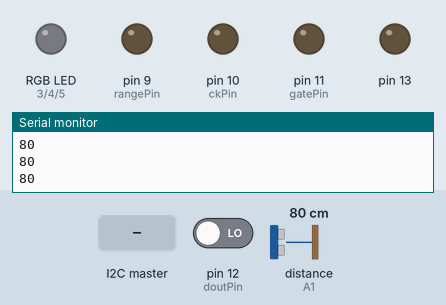
Simulated run of this sketch. Board: Arduino Uno, built with avr-gcc and run on an emulated ATmega328P. Parts: an RGB LED mixed from three pins (HIGH = lit), output pins drawn as LEDs (lit = HIGH), the last lines printed to the serial monitor. Wiring (inferred from the names in the program): ultrasonic range finder: trigger A0; echo A1. Dashed ring = blinking. The inputs (shaded band) are chosen by the test bench; at power-on: distance to the obstacle (sensor on A1) 80 cm, pin 12 (doutPin) LOW. The echo pulse lasts 58.3 µs per cm; pins used as bus, display or sensor lines are not drawn.

Above: at 1.2 s.
1.3 s: distance to the obstacle (sensor on A1) set to 7 cm
2.8 s: distance to the obstacle (sensor on A1) set to 4 cm
At 3.4 s:
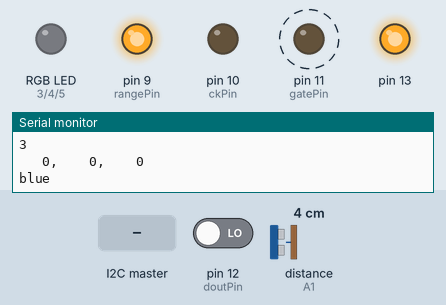
5.8 s: the I2C master sends the byte 1
At 6.2 s:
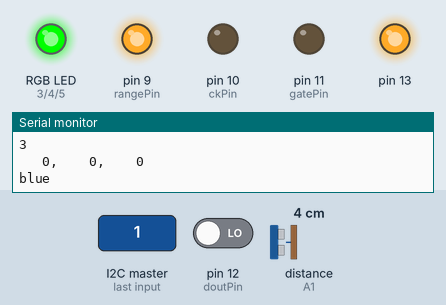
7.8 s: the I2C master sends the byte 2
At 8.3 s:
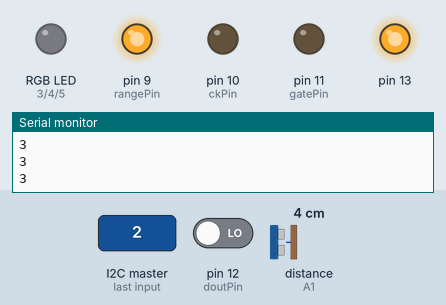
9.3 s: distance to the obstacle (sensor on A1) set to 9 cm
At 9.6 s:
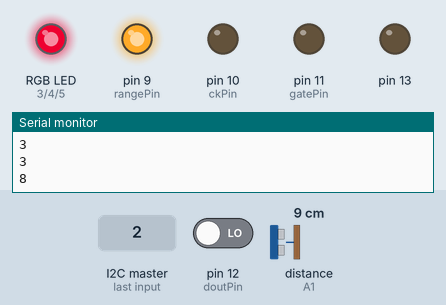
10.8 s: the I2C master sends the byte 0
At 12.0 s:
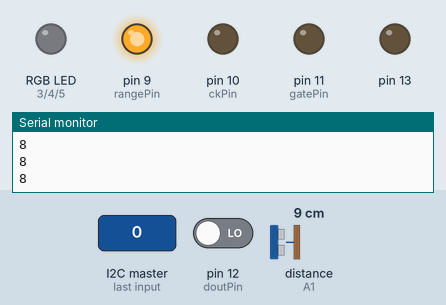
Timing chart, 0 to 13.3 s (numbered marks = the images above; inputs shaded):
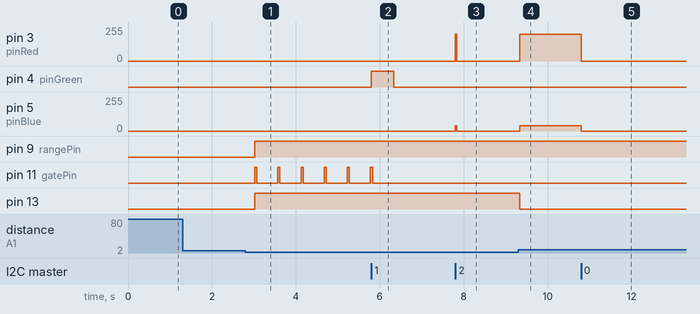

Measured:
- the behaviour switches between 6 and 5 cm on distance to the obstacle (sensor on A1) (found by bisection; images 0 and 1)
- after the input at 2.8 s, pin 9 (rangePin), pin 13: LOW → HIGH after 0.22 s; pin 11 (gatePin): alternates HIGH for 0.05 s and LOW for 0.50 s, starting after 0.22 s
- after the input at 5.8 s, pin 4 (pinGreen): LOW → HIGH at once, → LOW 0.53 s later; pin 11 (gatePin): goes on until 5.8 s, then stays LOW
- after the input at 7.8 s, pin 3 (pinRed): 0/255 → 200/255 at once, → 0/255 0.03 s later; pin 5 (pinBlue): 0/255 → 40/255 at once, → 0/255 0.03 s later
- after the input at 9.3 s, pin 3 (pinRed): 0/255 → 200/255 at once; pin 5 (pinBlue): 0/255 → 40/255 at once; pin 13: HIGH → LOW at once
- after the input at 10.8 s, pin 3 (pinRed): 200/255 → 0/255 at once; pin 5 (pinBlue): 40/255 → 0/255 at once

The sketch:

sensor_code.ino
```cpp
// Arduinoのピン定義 http://garretlab.web.fc2.com/arduino/lab/digital_color_sensor/index.html
//ピンの配置　http://kousaku-kousaku.blogspot.jp/2008/11/arduinos9706.html
//繋げ方　https://fabble.cc/arduinotutorial/colorsensor

/*
 * Code version 2017/1/23
 * This is the sensor + color decision code
 * GENERAL CODE
 */
#include <Wire.h>
const int doutPin = 12;   // Dout
const int rangePin = 9;  // Range
const int ckPin = 10;     // CK
const int gatePin =11;   // Gate
int pinRed=3; //pin values for LED coloring
int pinBlue=5; //TODO: Change these pin values
int pinGreen=4;
int address=14; // TO CHANGE DEPENDING ON POSITION

int addressHigh=0; //updated according to address at setup
int addressLow=0;

const int trigPin = A0;
const int echoPin = A1;

int currentColor=0; //COLOR CODE: 1=pink, 2=green, 3=blue 4=grey 0=NONE , determined by sensor OR set up by master
bool initialSetUp=false; // if the color has been set up by the master, we prevent it from changing later


void setup() {
  addressHigh=(address/10);
  addressLow=(address%10);
  Wire.begin(address);
  Serial.begin(9600);
  Serial.println(addressLow);
  Serial.println(addressHigh);
  // ピンモードを設定する。doutPinは入力、それ以外は出力。
  pinMode(doutPin, INPUT);
  pinMode(rangePin, OUTPUT);
  pinMode(ckPin, OUTPUT);
  pinMode(gatePin, OUTPUT);
  pinMode(13, OUTPUT);
  pinMode(pinRed,OUTPUT);
  pinMode(pinBlue,OUTPUT);
  pinMode(pinGreen,OUTPUT);
  pinMode(trigPin, OUTPUT);
  pinMode(echoPin, INPUT);
  Wire.onReceive(receiveEvent);
  Wire.onRequest(requestedEvent);
}

void loop() {
  if(!initialSetUp){ //if it has been set up by master then when don't bother running through the color decision code
    if(distanceCheck()){
        digitalWrite(13, HIGH);   // set the LED on
        // put your main code here, to run repeatedly:
        int red, green, blue;  // 測定した値を格納するための変数
        int integration = 50;  // 測定時間(ミリ秒)を格納する変数
        char s[64];            // シリアルコンソールに出力する文字列を保持する変数

        digitalWrite(gatePin, LOW);        // GateとCKをLOWにする。
        digitalWrite(ckPin, LOW);
        digitalWrite(rangePin, HIGH);      // RangeをHIGHにする。

        digitalWrite(gatePin, HIGH);       // GateをHIGHにして測定開始。
        delay(integration);                // 測定時間だけ待つ。
        digitalWrite(gatePin, LOW);        // GateをLOWにして測定終了。
        delayMicroseconds(4);              // 4ミリ秒待つ。
        red = shiftIn12(doutPin, ckPin);   // 赤色の値を読む。
        delayMicroseconds(3);              // 3ミリ秒待つ。
        green = shiftIn12(doutPin, ckPin); // 緑色の値を読む。
        delayMicroseconds(3);              // 3ミリ秒待つ。
        blue = shiftIn12(doutPin, ckPin);  // 青色の値を読む。

        sprintf(s, "%4d, %4d, %4d", red, green, blue);
        Serial.println(s);
        if(6.700+-210.400*red+32.700*green+38.400*blue>0){
          Serial.println("blue");
          currentColor=3;
        }
        else if(0.000+20.300*red+-74.700*green+26.800*blue>0){
          Serial.println("pink");
          currentColor=2;
        }
        else if(8.900+-1.000*red+62.000*green+-88.100*blue>0){
          Serial.println("green");
          currentColor=1;
        }
        else if(12.200+40.100*red+-8.100*green+-35.800*blue>0){
          Serial.println("grey");
          currentColor=4;
        }
        else{
          Serial.println("etc...");
          currentColor=0;
        }
    }else{
      currentColor=0;
    }
  }
  else{
    if(distanceCheck()) setUpColor(0);
    else setUpColor(currentColor);
  }
  delay(500);
}

//12ビットの値を読み込む関数(LSBから送信されるデータを想定)
int shiftIn12(int dataPin, int clockPin) {
  int value = 0;

  for (int i = 0; i < 12; i++) {
    digitalWrite(clockPin, HIGH);           // クロックをHIGHにする
    value |= digitalRead(dataPin) << i;     // データピンの値を読み取り、所定のビットを設定する。
    digitalWrite(clockPin, LOW);            // クロックピンをLOWにする。
  }

  return value;
}

/*
 * FROM HERE, NON COLOR-SENSOR RELATED CODE
 */
void setUpColor(int receivedValue){
  /*
   * COLOR CODE: 1=green, 2=pink, 3=blue 4=brown/orange 0=NONE
   */
  switch(receivedValue){
    case 2:
    setColor(200, 100, 40);  // pink
    break;
    case 1:
    setColor(0, 255, 0);  // green
    break;
    case 3:
    setColor(0, 0, 255);  // blue
    break;
    case 4:
    setColor(255, 255, 255);  // orange (lqst color)
    break;
    default:
    setColor(0,0,0); //clear
    break;
  }
}

void receiveEvent(int bytes){
  initialSetUp=false;
  currentColor=0;
  //receive color info for initial setup
  currentColor=Wire.read();
  //Serial.println(currentColor); //to test received value
  setUpColor(currentColor); //turn on the led according to the received value
  if(currentColor!=0) initialSetUp=true; //lock the color because it has been decided by master IF ITS NOT NILL
}

void requestedEvent(){
  /*
   * REQUESTED DATA FORMAT : 3 characters in [color,adress] where address takes 2 characters from 01 to 16
   */
  char Buf[3];
  Buf[0]='0'+currentColor; //risk of bug here?
  Buf[1]='0'+addressHigh;
  Buf[2]='0'+addressLow;
  Wire.write(Buf); //respond with msg
}

void setColor(int red, int green, int blue) {
  analogWrite(pinRed, red);
  analogWrite(pinGreen, green);
  analogWrite(pinBlue, blue);
}

bool distanceCheck(){
    // establish variables for duration of the ping,
  // and the distance result in inches and centimeters:
  long duration, inches, cm;

  // The sensor is triggered by a HIGH pulse of 10 or more microseconds.
  // Give a short LOW pulse beforehand to ensure a clean HIGH pulse:

  digitalWrite(trigPin, LOW);
  delayMicroseconds(2);
  digitalWrite(trigPin, HIGH);
  delayMicroseconds(10);
  digitalWrite(trigPin, LOW);

  // Read the signal from the sensor: a HIGH pulse whose
  // duration is the time (in microseconds) from the sending
  // of the ping to the reception of its echo off of an object.

  duration = pulseIn(echoPin, HIGH);

  // convert the time into a distance
  cm = microsecondsToCentimeters(duration);
  Serial.println(cm);
  if(cm<=4) return true;
  else digitalWrite(13,LOW);
  return false;
  //return true; //FOR TEST PURPOSE, REMOVE THIS LINE
}

long microsecondsToCentimeters(long microseconds)
{
  // The speed of sound is 340 m/s or 29 microseconds per centimeter.
  // The ping travels out and back, so to find the distance of the
  // object we take half of the distance travelled.
  return microseconds / 29 / 2;
}
```
